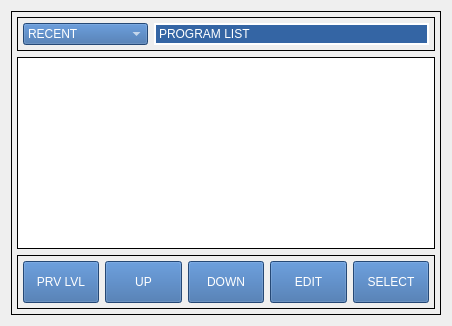
            <widget class="QWidget" name="tab_6">
             <attribute name="title">
              <string>O-LIST</string>
             </attribute>
             <layout class="QGridLayout" name="gridLayout_13">
              <item row="0" column="0">
               <widget class="QFrame" name="gridFrame_2">
                <property name="maximumSize">
                 <size>
                  <width>430</width>
                  <height>16777215</height>
                 </size>
                </property>
                <property name="frameShape">
                 <enum>QFrame::Box</enum>
                </property>
                <layout class="QGridLayout" name="gridLayout_12">
                 <property name="leftMargin">
                  <number>5</number>
                 </property>
                 <property name="topMargin">
                  <number>5</number>
                 </property>
                 <property name="rightMargin">
                  <number>5</number>
                 </property>
                 <property name="bottomMargin">
                  <number>5</number>
                 </property>
                 <item row="0" column="0">
                  <widget class="QFrame" name="gridFrame">
                   <property name="frameShape">
                    <enum>QFrame::Box</enum>
                   </property>
                   <layout class="QGridLayout" name="gridLayout_54">
                    <property name="leftMargin">
                     <number>5</number>
                    </property>
                    <property name="topMargin">
                     <number>5</number>
                    </property>
                    <property name="rightMargin">
                     <number>5</number>
                    </property>
                    <property name="bottomMargin">
                     <number>5</number>
                    </property>
                    <item row="0" column="0">
                     <widget class="RecentFileComboBox" name="recentfilecombobox">
                      <property name="maximumSize">
                       <size>
                        <width>125</width>
                        <height>16777215</height>
                       </size>
                      </property>
                      <property name="styleSheet">
                       <string notr="true">
color: rgb(255, 255, 255);
background-color:rgb(52, 101, 164);
</string>
                      </property>
                      <property name="currentText">
                       <string>RECENT</string>
                      </property>
                      <item>
                       <property name="text">
                        <string>RECENT</string>
                       </property>
                      </item>
                     </widget>
                    </item>
                    <item row="0" column="1">
                     <widget class="QLabel" name="label_49">
                      <property name="styleSheet">
                       <string notr="true">color: rgb(255, 255, 255);
background-color:rgb(52, 101, 164);</string>
                      </property>
                      <property name="frameShape">
                       <enum>QFrame::Box</enum>
                      </property>
                      <property name="lineWidth">
                       <number>2</number>
                      </property>
                      <property name="text">
                       <string>PROGRAM LIST</string>
                      </property>
                     </widget>
                    </item>
                   </layout>
                  </widget>
                 </item>
                 <item row="2" column="0">
                  <widget class="FileSystemTable" name="filesystemtable">
                   <property name="frameShape">
                    <enum>QFrame::Box</enum>
                   </property>
                   <property name="frameShadow">
                    <enum>QFrame::Plain</enum>
                   </property>
                   <property name="lineWidth">
                    <number>1</number>
                   </property>
                   <property name="sortingEnabled">
                    <bool>true</bool>
                   </property>
                   <property name="hiddenColumns" stdset="0">
                    <string>1,2</string>
                   </property>
                   <attribute name="horizontalHeaderDefaultSectionSize">
                    <number>150</number>
                   </attribute>
                   <attribute name="verticalHeaderDefaultSectionSize">
                    <number>50</number>
                   </attribute>
                  </widget>
                 </item>
                 <item row="3" column="0">
                  <widget class="QFrame" name="gridFrame_2">
                   <property name="styleSheet">
                    <string notr="true">QPushButton {
min-height: 40px;
min-width: 50px;
max-height: 40px;
max-width: 800px;
font: 12pt &quot;DejaVu Sans&quot;;
color: rgb(255, 255, 255);
background-color:rgb(52, 101, 164);
}

</string>
                   </property>
                   <property name="frameShape">
                    <enum>QFrame::Box</enum>
                   </property>
                   <layout class="QGridLayout" name="gridLayout_15">
                    <property name="leftMargin">
                     <number>5</number>
                    </property>
                    <property name="topMargin">
                     <number>5</number>
                    </property>
                    <property name="rightMargin">
                     <number>5</number>
                    </property>
                    <property name="bottomMargin">
                     <number>5</number>
                    </property>
                    <item row="0" column="4">
                     <widget class="QPushButton" name="navSelect">
                      <property name="text">
                       <string>SELECT</string>
                      </property>
                     </widget>
                    </item>
                    <item row="0" column="1">
                     <widget class="QPushButton" name="navUp">
                      <property name="text">
                       <string>UP</string>
                      </property>
                     </widget>
                    </item>
                    <item row="0" column="2">
                     <widget class="QPushButton" name="navDown">
                      <property name="text">
                       <string>DOWN</string>
                      </property>
                     </widget>
                    </item>
                    <item row="0" column="0">
                     <widget class="QPushButton" name="navParent">
                      <property name="text">
                       <string>PRV LVL</string>
                      </property>
                     </widget>
                    </item>
                    <item row="0" column="3">
                     <widget class="QPushButton" name="editfile">
                      <property name="text">
                       <string>EDIT</string>
                      </property>
                     </widget>
                    </item>
                   </layout>
                  </widget>
                 </item>
                </layout>
               </widget>
              </item>
             </layout>
            </widget>
